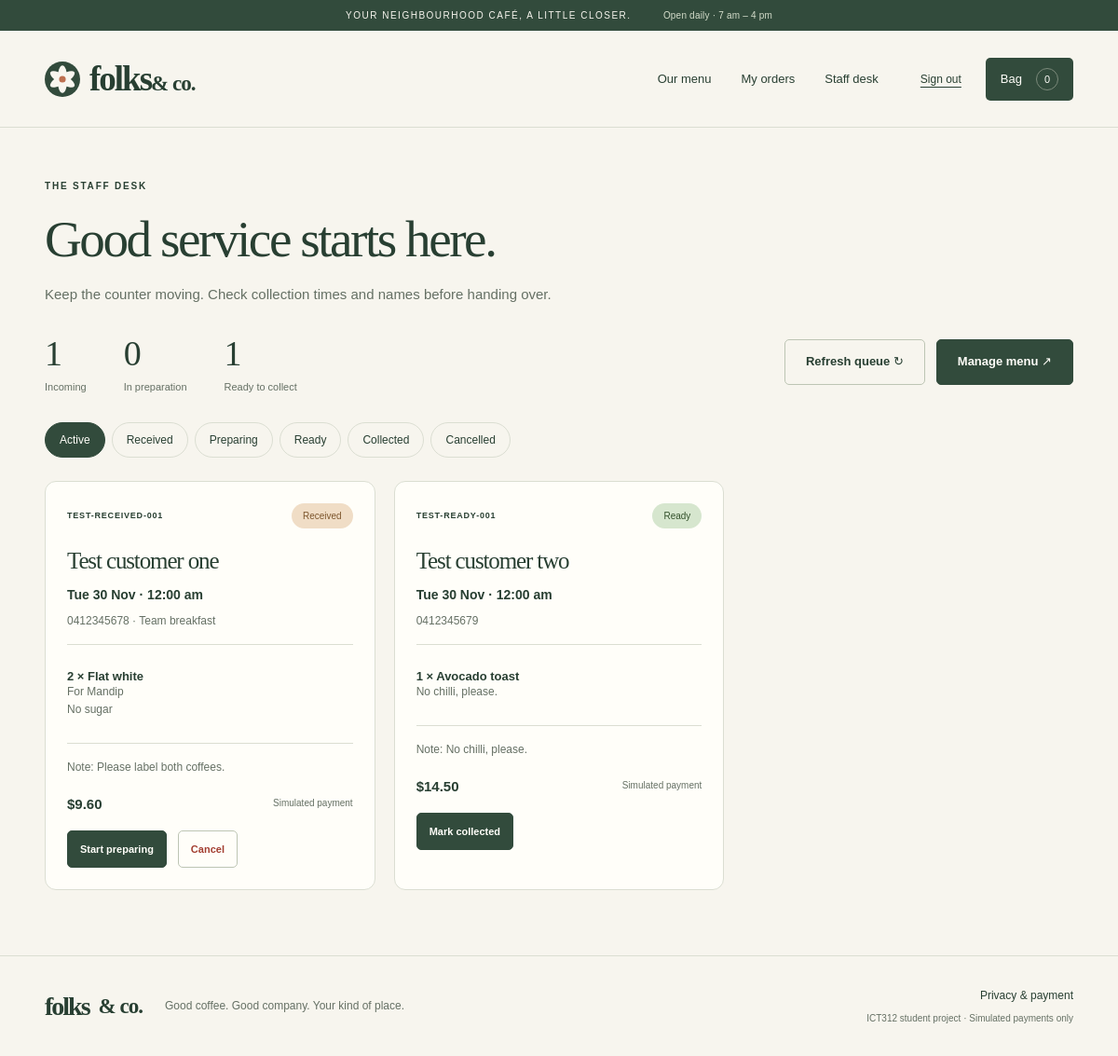
/index.php?page=staff (signed in), run on the app's committed database.
### tables this page shows
CREATE TABLE IF NOT EXISTS orders (
 id BIGINT UNSIGNED AUTO_INCREMENT PRIMARY KEY,
 reference VARCHAR(24) NOT NULL UNIQUE,
 user_id BIGINT UNSIGNED NOT NULL,
 checkout_key CHAR(64) NOT NULL UNIQUE,
 customer_name VARCHAR(80) NOT NULL,
 phone VARCHAR(24) NOT NULL,
 pickup_at DATETIME NOT NULL,
 group_name VARCHAR(80) NOT NULL DEFAULT '',
 notes VARCHAR(500) NOT NULL DEFAULT '',
 total_cents INT UNSIGNED NOT NULL,
 status ENUM('received','preparing','ready','collected','cancelled') NOT NULL DEFAULT 'received',
 created_at TIMESTAMP NOT NULL DEFAULT CURRENT_TIMESTAMP,
 updated_at TIMESTAMP NOT NULL DEFAULT CURRENT_TIMESTAMP ON UPDATE CURRENT_TIMESTAMP,
 FOREIGN KEY (user_id) REFERENCES users(id),
 FOREIGN KEY (pickup_at) REFERENCES pickup_slots(slot_at),
 INDEX idx_queue (status,pickup_at),
 INDEX idx_customer (user_id,created_at)
);

CREATE TABLE IF NOT EXISTS order_items (
 id BIGINT UNSIGNED AUTO_INCREMENT PRIMARY KEY,
 order_id BIGINT UNSIGNED NOT NULL,
 menu_item_id BIGINT UNSIGNED NOT NULL,
 item_name VARCHAR(100) NOT NULL,
 unit_price_cents INT UNSIGNED NOT NULL,
 quantity SMALLINT UNSIGNED NOT NULL,
 recipient VARCHAR(60) NOT NULL DEFAULT '',
 instructions VARCHAR(160) NOT NULL DEFAULT '',
 FOREIGN KEY (order_id) REFERENCES orders(id),
 FOREIGN KEY (menu_item_id) REFERENCES menu_items(id),
 CHECK (quantity BETWEEN 1 AND 20)
);

### app/bootstrap.php (called while the page is built, shortened)
<?php
$config = require __DIR__ . '/../config/config.php';
require __DIR__ . '/domain.php';
function db(): PDO {
    static $pdo;
    global $config;
    if (!$pdo) {
        $pdo = new PDO("mysql:host={$config['db_host']};port={$config['db_port']};dbname={$config['db_name']};charset=utf8mb4", $config['db_user'], $config['db_password'], [PDO::ATTR_ERRMODE => PDO::ERRMODE_EXCEPTION, PDO::ATTR_DEFAULT_FETCH_MODE => PDO::FETCH_ASSOC, PDO::ATTR_EMULATE_PREPARES => false]);
        $pdo->exec("SET time_zone = '+00:00'");
    }
    return $pdo;
}
function query(string $sql, array $params = []): PDOStatement { $stmt = db()->prepare($sql); $stmt->execute($params); return $stmt; }
function e(mixed $value): string { return htmlspecialchars((string)$value, ENT_QUOTES | ENT_SUBSTITUTE, 'UTF-8'); }
function money(int $cents): string { return '$' . number_format($cents / 100, 2); }
function url(string $page, array $params = []): string { return 'index.php?' . http_build_query(['page' => $page] + $params); }

### app/domain.php (called while the page is built, shortened)
<?php
function next_statuses(string $status): array {
    return match ($status) { 'received' => ['preparing', 'cancelled'], 'preparing' => ['ready', 'cancelled'], 'ready' => ['collected'], default => [] };
}
function status_label(string $status): string { return ucfirst(str_replace('_', ' ', $status)); }

### app/staff_views.php (the view, shortened to what this page needs)
<?php
function render_staff(): void {
    $filter = is_string($_GET['status'] ?? null) ? $_GET['status'] : 'active';
    $allowed = ['active','received','preparing','ready','collected','cancelled'];
    $sql = $filter==='active' ? "status IN ('received','preparing','ready')" : 'status=?';
    $orders = query("SELECT * FROM orders WHERE $sql ORDER BY pickup_at,id LIMIT 100", $filter==='active'?[]:[$filter])->fetchAll();
    $counts = query("SELECT SUM(status='received') AS received,SUM(status='preparing') AS preparing,SUM(status='ready') AS ready FROM orders")->fetch();
    heading('THE STAFF DESK','Good service starts here.','Keep the counter moving. Check collection times and names before handing over.'); ?>
    <div class="staff-toolbar"><div class="stats"><?php foreach (['received'=>'Incoming','preparing'=>'In preparation','ready'=>'Ready to collect'] as $key=>$label): ?><div><strong><?= (int)$counts[$key] ?></strong><span><?= e($label) ?></span></div><?php endforeach; ?></div><div class="actions"><a class="button secondary" href="<?= e(url('staff',['status'=>$filter])) ?>">Refresh queue ↻</a><a class="button" href="<?= e(url('manage')) ?>">Manage menu ↗</a></div></div><nav class="filters staff-filters" aria-label="Order status"><?php foreach ($allowed as $value): ?><a class="filter <?= $value===$filter?'active':'' ?>" href="<?= e(url('staff',['status'=>$value])) ?>"><?= ucfirst($value) ?></a><?php endforeach; ?></nav>
    <div class="queue-grid"><?php foreach ($orders as $order): ?><article class="queue-card panel"><div class="queue-top"><span class="eyebrow"><?= e($order['reference']) ?></span><span class="badge <?= e($order['status']) ?>"><?= e(status_label($order['status'])) ?></span></div><h2><?= e($order['customer_name']) ?></h2><p class="queue-time"><?= e((new DateTimeImmutable($order['pickup_at']))->format('D j M · g:i a')) ?></p><small><?= e($order['phone']) ?><?= $order['group_name']?' · '.e($order['group_name']):'' ?></small><ul class="queue-items"><?php foreach (query('SELECT * FROM order_items WHERE order_id=?',[$order['id']])->fetchAll() as $item): ?><li><strong><?= $item['quantity'] ?> × <?= e($item['item_name']) ?></strong><?php if ($item['recipient']): ?><small>For <?= e($item['recipient']) ?></small><?php endif; ?><?php if ($item['instructions']): ?><small><?= e($item['instructions']) ?></small><?php endif; ?></li><?php endforeach; ?></ul><?php if ($order['notes']): ?><p class="order-note">Note: <?= e($order['notes']) ?></p><?php endif; ?><div class="queue-bottom"><strong><?= money((int)$order['total_cents']) ?></strong><small><?= $order['status']==='cancelled'?'Simulated refund':'Simulated payment' ?></small></div><div class="actions"><?php foreach (next_statuses($order['status']) as $next): ?><form method="post" <?= $next==='cancelled'?'data-confirm="Cancel this order and record a simulated refund?"':'' ?>><?= csrf_field() ?><input type="hidden" name="action" value="order_status"><input type="hidden" name="order_id" value="<?= $order['id'] ?>"><input type="hidden" name="status" value="<?= $next ?>"><button class="button <?= $next==='cancelled'?'secondary danger':'' ?>"><?= e(match($next){'preparing'=>'Start preparing','ready'=>'Mark ready','collected'=>'Mark collected','cancelled'=>'Cancel'}) ?></button></form><?php endforeach; ?></div></article><?php endforeach; ?></div><?php if (!$orders): ?><div class="empty panel"><h2>A clear counter.</h2><p>No orders in this view. Refresh to check for new arrivals.</p></div><?php endif;
}
    ?>

### public/assets/styles.css (style rules this page uses)
:root { --paper:#f7f5ee; --ink:#283f32; --green:#324b3c; --muted:#657064; --line:#dbded2; --peach:#e5ae8f; --cream:#eeeddf; --white:#fffef9; --danger:#a33e31; --radius:12px; font-family:Arial,Helvetica,sans-serif; color:var(--ink); background:var(--paper); font-synthesis:none }
* { box-sizing:border-box }
body { margin:0 }
a { color:inherit; text-decoration:none }
button,input,select,textarea { font:inherit }
button,a,input,select,textarea { -webkit-tap-highlight-color:transparent }
a,button { touch-action:manipulation }
button { cursor:pointer }
h1,h2,h3,p { margin-top:0 }
h1,h2 { font-family:Georgia,'Times New Roman',serif; font-weight:400; letter-spacing:-.045em }
h2 { font-size:32px; line-height:1.17 }
p { font-size:15px; line-height:1.75; color:var(--muted) }
small { font-size:12px; line-height:1.6; color:var(--muted) }
.eyebrow { display:block; font-size:10px; font-weight:600; letter-spacing:1.8px; line-height:1.8; margin-bottom:18px }
.button { display:inline-flex; justify-content:center; align-items:center; gap:25px; border:1px solid var(--green); border-radius:5px; padding:15px 22px; background:var(--green); color:var(--white); font-size:13px; line-height:1.3; min-height:46px; font-weight:600; text-align:center }
.button.secondary { color:var(--ink); background:transparent; border-color:#bdc5b4 }
.button.danger { color:var(--danger) }
.filters { display:flex; gap:7px; flex-wrap:wrap }
.filter { font-size:12px; padding:11px 15px; border:1px solid var(--line); border-radius:30px; white-space:nowrap }
.filter.active { background:var(--green); color:var(--white); border-color:var(--green) }
.panel { background:var(--white); border:1px solid var(--line); border-radius:var(--radius); padding:30px }
.panel h2 { font-size:26px }
.badge { font-size:10px; border-radius:20px; padding:8px 12px; background:#e9ebdf; white-space:nowrap; color:#465140 }
.badge.received { background:#f0ddc6; color:#7d562d }
.badge.ready { background:#d6e6ce; color:#33512b }
.staff-toolbar { display:flex; justify-content:space-between; align-items:center; gap:24px; margin-bottom:32px }
.stats { display:flex; gap:40px }
.stats strong { display:block; font:38px Georgia }
.stats span { display:block; font-size:11px; margin-top:8px; color:var(--muted) }
.actions { display:flex; gap:12px; flex-wrap:wrap }
.actions form { margin:0 }
.staff-filters { margin-bottom:25px }
.queue-grid { display:grid; grid-template-columns:repeat(3,minmax(0,1fr)); gap:20px }
.queue-card { padding:23px }
.queue-top { display:flex; justify-content:space-between; align-items:center; gap:8px; margin-bottom:20px }
.queue-top .eyebrow { margin:0; font-size:9px; letter-spacing:.8px }
.queue-card h2 { font-size:25px; margin-bottom:10px }
.queue-time { color:var(--ink); font-weight:600; font-size:14px; margin-bottom:5px }
.queue-items { list-style:none; padding:18px 0; margin:15px 0; border-block:1px solid var(--line) }
.queue-items li { padding:8px 0; font-size:13px }
.queue-items small { display:block }
.order-note { font-size:12px }
.queue-bottom { display:flex; justify-content:space-between; gap:12px; margin:20px 0 }
.queue-bottom strong { font-size:15px }
.queue-bottom small { font-size:10px }
.queue-card .button { padding:11px 13px; font-size:11px; min-height:40px }
@media (prefers-reduced-motion:no-preference) { a,button { transition:background-color .15s ease,color .15s ease } }

### data on the page
orders: reference "TEST-RECEIVED-001", status "Received", customer_name "Test customer one", pickup_at "Tue 30 Nov · 12:00 am", phone "0412345678", group_name "Team breakfast", notes "Please label both coffees.", total_cents "$9.60", shows "Simulated payment", status "Start preparing", status "Cancel"
order_items: quantity "2", item_name "Flat white", recipient "Mandip", instructions "No sugar"
orders: reference "TEST-READY-001", status "Ready", customer_name "Test customer two", pickup_at "Tue 30 Nov · 12:00 am", phone "0412345679", notes "No chilli, please.", total_cents "$14.50", shows "Simulated payment", status "Mark collected"
order_items: quantity "1", item_name "Avocado toast", instructions "No chilli, please."

### other printed values
cart_count() "0"
$eyebrow "THE STAFF DESK"
$title "Good service starts here."
$description "Keep the counter moving. Check collection times and names before handing over."
$counts[$key] "1"
$label "Incoming"
$counts[$key] "0"
$label "In preparation"
$label "Ready to collect"
$value "Active"
$value "Received"
$value "Preparing"
$value "Ready"
$value "Collected"
$value "Cancelled"
